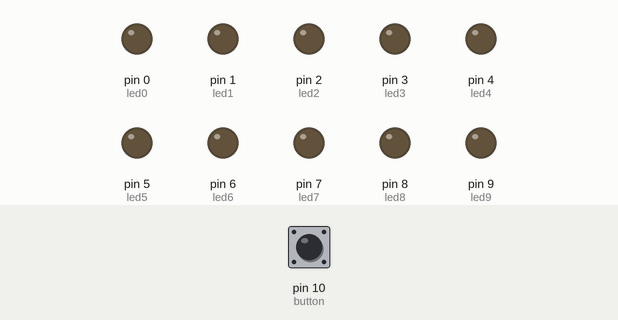
Recording of a sketch running on a simulated Arduino Uno, built with avr-gcc and run on an emulated ATmega328P. On the bench: output pins drawn as LEDs (lit = HIGH). Dashed ring = blinking. The inputs (shaded band) are chosen by the test bench; at power-on: pin 10 (button) HIGH. Random numbers use the default seed unless the sketch sets one.

Above: at 1.2 s.
1.3 s: pin 10 (button) pulled LOW for 1 s
At 3.5 s:
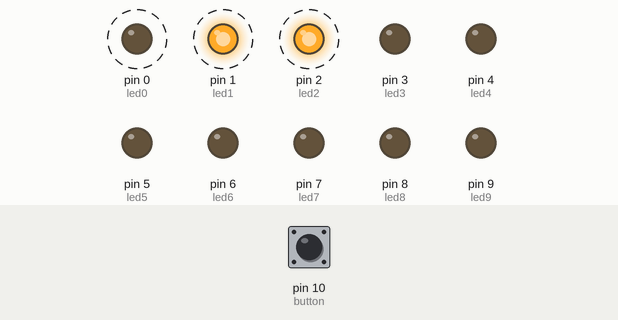
At 4.1 s:
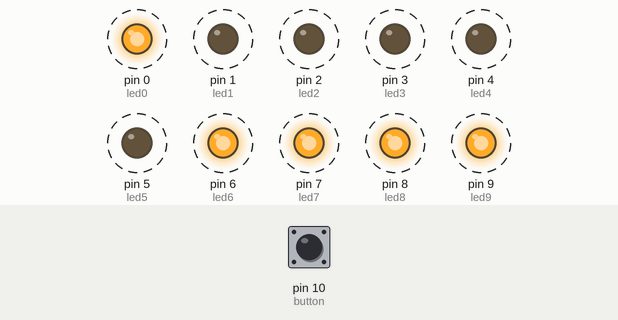
5.3 s: pin 10 (button) pulled LOW for 0.15 s
At 6.7 s:
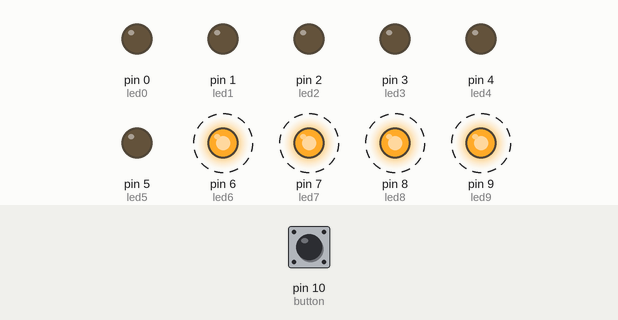
8.4 s: pin 10 (button) pulled LOW for 0.15 s
11.5 s: pin 10 (button) pulled LOW for 3.2 s
17.7 s: pin 10 (button) pulled LOW for 1 s
Timing chart, 0 to 21.0 s (numbered marks = the images above; inputs shaded):
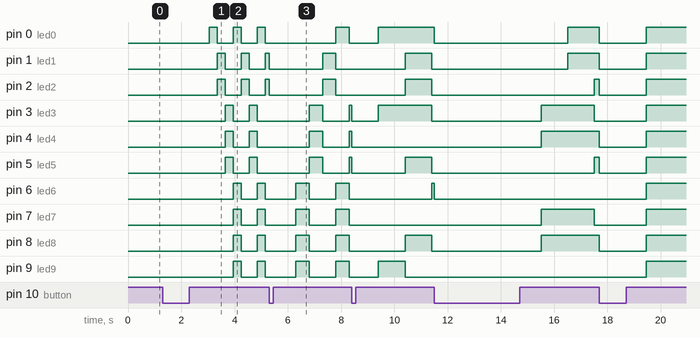

Measured:
- after the input at 1.3 s, pin 0 (led0): alternates HIGH for 0.30 s and LOW for 0.60 s, starting after 1.8 s; pin 1 (led1): alternates HIGH for 0.30 s and LOW for 0.60 s, starting after 2.1 s

The sketch:

akakies.ino
```cpp
#include <stdint.h>

#include "frame.h"
#include "constant.h"
#include "waterfall.h"
#include "party.h"
#include "random.h"

#define modes 5

void showFrame(frame *nextFrame);

uint8_t led0 = 0;
uint8_t led1 = 1;
uint8_t led2 = 2;
uint8_t led3 = 3;
uint8_t led4 = 4;
uint8_t led5 = 5;
uint8_t led6 = 6;
uint8_t led7 = 7;
uint8_t led8 = 8;
uint8_t led9 = 9;
uint8_t button = 10;

frame *(*generateFrameSequence[modes])();
frame *blank, *currentFrame, *head = NULL;
uint32_t lastChange = 0;
uint8_t currentIndex = 0;

void setup() {
  pinMode(led0, OUTPUT);
  pinMode(led1, OUTPUT);
  pinMode(led2, OUTPUT);
  pinMode(led3, OUTPUT);
  pinMode(led4, OUTPUT);
  pinMode(led5, OUTPUT);
  pinMode(led6, OUTPUT);
  pinMode(led7, OUTPUT);
  pinMode(led8, OUTPUT);
  pinMode(led9, OUTPUT);
  pinMode(button, INPUT_PULLUP);

  currentFrame = blank = generateBlankFrame();
  showFrame(currentFrame);
  lastChange = millis();

  generateFrameSequence[0] = &generateBlankFrame;
  generateFrameSequence[1] = &generateFullFrame;
  generateFrameSequence[2] = &generateWaterfallFrames;
  generateFrameSequence[3] = &generatePartyFrames;
  generateFrameSequence[4] = &generateRandomFrames;
}

void loop() {
  if (millis() > lastChange + currentFrame->wait || millis() < lastChange) {
    currentFrame = currentFrame->next;
    showFrame(currentFrame);
    lastChange = millis();
  }

  if (digitalRead(button) == LOW) {
    freeFrames(head);
    ++currentIndex %= modes;
    currentFrame = blank;
    head = generateFrameSequence[currentIndex]();
    currentFrame->next = head;
    showFrame(currentFrame);
    lastChange = millis();
    delay(750);
  }

}

void showFrame(frame *nextFrame) {
  digitalWrite(led0, nextFrame->led0 ? HIGH : LOW);
  digitalWrite(led1, nextFrame->led1 ? HIGH : LOW);
  digitalWrite(led2, nextFrame->led2 ? HIGH : LOW);
  digitalWrite(led3, nextFrame->led3 ? HIGH : LOW);
  digitalWrite(led4, nextFrame->led4 ? HIGH : LOW);
  digitalWrite(led5, nextFrame->led5 ? HIGH : LOW);
  digitalWrite(led6, nextFrame->led6 ? HIGH : LOW);
  digitalWrite(led7, nextFrame->led7 ? HIGH : LOW);
  digitalWrite(led8, nextFrame->led8 ? HIGH : LOW);
  digitalWrite(led9, nextFrame->led9 ? HIGH : LOW);
}
```

constant.cpp
```cpp
#include <stdlib.h>

#include "constant.h"

frame *generateFullFrame()
{
  frame *head = (frame *)malloc(sizeof(frame));

  head->id = 0;
  head->led0 = head->led1 = head->led2 = head->led3 = head->led4 = head->led5 = head->led6 = head->led7 = head->led8 = head->led9 = 1;
  head->wait = 1000;
  head->next = head;

  return head;
}

frame *generateBlankFrame()
{
  frame *head = (frame *)malloc(sizeof(frame));

  head->id = 0;
  head->led0 = head->led1 = head->led2 = head->led3 = head->led4 = head->led5 = head->led6 = head->led7 = head->led8 = head->led9 = 0;
  head->wait = 1000;
  head->next = head;

  return head;
}
```

constant.h
```cpp
#pragma once

#include "frame.h"

frame *generateFullFrame();
frame *generateBlankFrame();
```

frame.cpp
```cpp
#include <stdlib.h>

#include "frame.h"

uint8_t numberOfFrames(frame *item)
{
  uint8_t current_id;

  do {
    current_id = item->id;
    item = item->next;
  } while (item->id > current_id);

  return current_id + 1;
}

void freeFrames(frame *head) {
  if (head != NULL && head->id == 0) {
    uint8_t i, N;
    frame *tmp;
    N = numberOfFrames(head);
    for (i=0; i<N; i++) {
      tmp = head;
      head = head->next;
      free((void *)tmp);
    }
  }
}
```

frame.h
```cpp
#pragma once

#include <stdint.h>

typedef struct frame frame;

struct frame
{
  uint8_t id : 6;
  uint8_t led0 : 1;
  uint8_t led1 : 1;
  uint8_t led2 : 1;
  uint8_t led3 : 1;
  uint8_t led4 : 1;
  uint8_t led5 : 1;
  uint8_t led6 : 1;
  uint8_t led7 : 1;
  uint8_t led8 : 1;
  uint8_t led9 : 1;
  uint16_t wait;
  frame *next;
};

uint8_t numberOfFrames(frame *item);
void freeFrames(frame *head);
```

party.cpp
```cpp
#include <stdlib.h>
#include <math.h>

#include "party.h"
#include "constant.h"

frame *generatePartyFrames()
{
  uint8_t i;
  frame *head, *newFrame, *tail;

  for (i=0; i<16; i++) {
    newFrame = (frame *)malloc(sizeof(frame));

    newFrame->id = i;
    newFrame->led0 = (i%3 == 0 && i != 0) ? 1 : 0;
    newFrame->led1 = newFrame->led2 = (i%3 == 2) ? 1 : 0;
    newFrame->led3 = newFrame->led4 = newFrame->led5 = (i%3 == 1) ? 1 : 0;
    newFrame->led6 = newFrame->led7 = newFrame->led8 = newFrame->led9 = (i%3 == 0 && i != 15) ? 1 : 0;
    newFrame->wait = 500/pow(2, i/4);

    if (i == 0) {
      head = newFrame;
    } else {
      tail->next = newFrame;
    }
    tail = newFrame;
  }

  for (i=0; i<2; i++) {
    newFrame = generateFullFrame();
    newFrame->id = 16 + i;
    tail->next = newFrame;
    tail = newFrame;
  }

  newFrame = generateBlankFrame();
  newFrame->id = 18;
  newFrame->next = head;
  tail->next = newFrame;

  return head;
}
```

party.h
```cpp
#pragma once

#include "frame.h"

frame *generatePartyFrames();
```

random.cpp
```cpp
#include <Arduino.h>
#include <stdint.h>

#include "random.h"

frame *generateRandomFrames()
{
  randomSeed(millis());

  frame *head, *tail;

  for (uint8_t i=0; i<30; i++) {
    frame *newFrame = (frame *)malloc(sizeof(frame));
    uint16_t rand = random(0, 1024);

    newFrame->id = i;
    newFrame->led0 = rand & 1;
    newFrame->led1 = rand >> 1 & 1;
    newFrame->led2 = rand >> 2 & 1;
    newFrame->led3 = rand >> 3 & 1;
    newFrame->led4 = rand >> 4 & 1;
    newFrame->led5 = rand >> 5 & 1;
    newFrame->led6 = rand >> 6 & 1;
    newFrame->led7 = rand >> 7 & 1;
    newFrame->led8 = rand >> 8 & 1;
    newFrame->led9 = rand >> 9 & 1;
    newFrame->wait = 1000;

    if (i == 0) {
      head = newFrame;
    } else if (i == 29) {
      newFrame->next = head;
    }
    if (i != 0) {
      tail->next = newFrame;
    }
    tail = newFrame;
  }

  return head;
}
```

random.h
```cpp
#pragma once

#include "frame.h"

frame *generateRandomFrames();
```

waterfall.cpp
```cpp
#include <stdlib.h>

#include "waterfall.h"

frame *generateWaterfallFrames()
{
  frame *head, *tail;

  for (uint8_t i=0; i<4; i++) {
    frame *newFrame;

    newFrame = (frame *)malloc(sizeof(frame));

    newFrame->id = i;
    newFrame->led0 = (i == 0 || i == 3) ? 1 : 0;
    newFrame->led1 = newFrame->led2 = (i == 1) ? 1 : 0;
    newFrame->led3 = newFrame->led4 = newFrame->led5 = (i == 2) ? 1 : 0;
    newFrame->led6 = newFrame->led7 = newFrame->led8 = newFrame->led9 = (i == 3) ? 1 : 0;
    newFrame->wait = 300;

    if (i == 0) {
      head = newFrame;
    } else if (i == 3) {
      newFrame->next = head->next;
    }
    if (i != 0) {
      tail->next = newFrame;
    }
    tail = newFrame;
  }

  return head;
}
```

waterfall.h
```cpp
#pragma once

#include "frame.h"

frame *generateWaterfallFrames();
```
